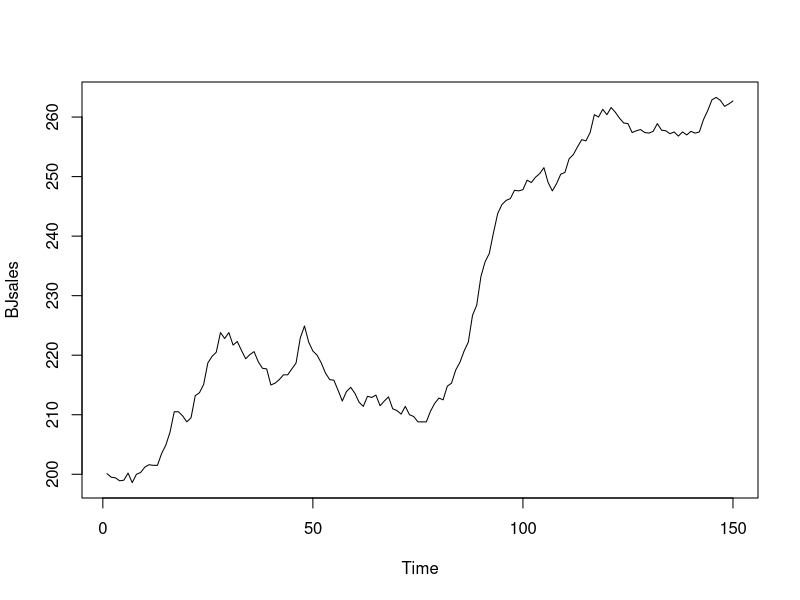

Recreate this plot in R. (Note: this script raises an error after producing the figure.)
## ---- chunk 1
plot(BJsales)
## ---- chunk 2
adamModel <- adam(BJsales, "AAN")
adamModel
## ---- chunk 3
adam(BJsales, "ANN")
## ---- chunk 4
plot(forecast(adamModel, h=10,
              interval="prediction", level=c(0.9,0.95)))
## ---- chunk 5
adamModel <- adam(BJsales, "AAN", bounds="admissible")
adamModel
## ---- chunk 6
plot(forecast(adamModel, h=10,
              interval="prediction", level=c(0.9,0.95)))
## ---- chunk 7
discountMatrix <- adamModel$transition - adamModel$persistence %*%
  adamModel$measurement[nobs(adamModel),,drop=FALSE]
eigen(discountMatrix)$values
## ---- chunk 8
adamModel <- adam(BJsales, "AAN", distribution="dgnorm")
print(adamModel, digits=3)
## ---- chunk 9
plot(forecast(adamModel, h=10, interval="prediction"))
## ---- chunk 10
plot(AirPassengers)
## ---- chunk 11
adamModel <- adam(AirPassengers, "AAA", lags=12,
                  h=12, holdout=TRUE)
## ---- chunk 12
adamModel$B[1:3] <- c(0.2,0.1,0.3)
adamModel <- adam(AirPassengers, "AAA", lags=12,
                  h=12, holdout=TRUE,
                  B=adamModel$B, maxeval=1000)
adamModel
## ---- chunk 13
plot(forecast(adamModel, h=12, interval="prediction"))
## ---- chunk 14
plot(adamModel, which=12)
